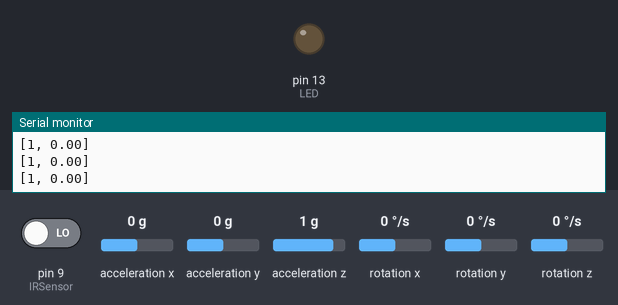
The sketch below on a simulated Arduino Uno, built with avr-gcc and run on an emulated ATmega328P. On the bench: output pins drawn as LEDs (lit = HIGH), the last lines printed to the serial monitor. The test bench sets the inputs (shaded band); at power-on: pin 9 (IRSensor) LOW, acceleration x 0 g, acceleration y 0 g, acceleration z 1 g, rotation x 0 °/s, rotation y 0 °/s, rotation z 0 °/s.

Above: at 3.2 s.
3.3 s: pin 9 (IRSensor) driven HIGH
At 4.7 s:
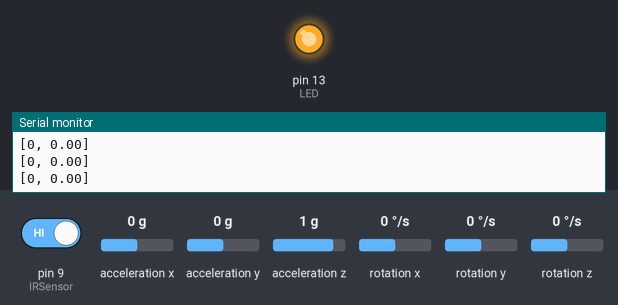
5.0 s: pin 9 (IRSensor) driven LOW
At 6.3 s:
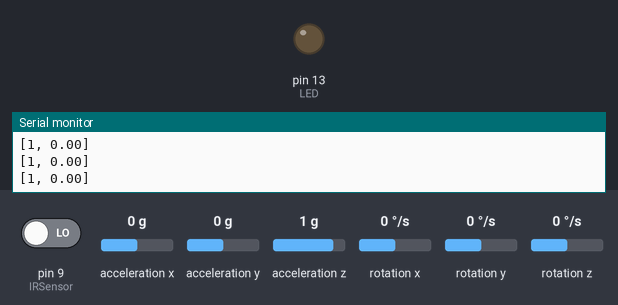
Timing chart, 0 to 8.0 s (numbered marks = the images above; inputs shaded):
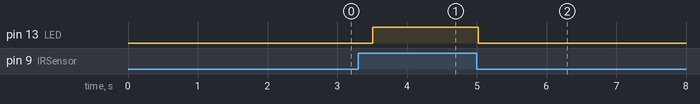

Measured:
- after the input at 3.3 s, pin 13 (LED): LOW → HIGH after 0.21 s
- after the input at 5.0 s, pin 13 (LED): HIGH → LOW at once

The sketch:

CombinedIR_MPU.ino
```cpp
 #include "Wire.h"
 #include <MPU6050_light.h>
 MPU6050 mpu(Wire);
 unsigned long timer = 0;
 int IRSensor = 9; // connect IR sensor module to Arduino pin D9
 int LED = 13; // connect LED to Arduino pin 13
 int sensorStatus = LOW; //NO OBSTACLE
 void setup() {
   Serial.begin(9600);
   Wire.begin();
   pinMode(IRSensor, INPUT); // IR Sensor pin INPUT
   pinMode(LED, OUTPUT); // LED Pin Output
   byte status = mpu.begin();
   Serial.print(F("MPU6050 status: "));
   Serial.println(status);
   while (status != 0) { } // stop everything if could not connect to MPU6050
 Serial.println(F("Calculating offsets, do not move MPU6050"));
   delay(1000);
   mpu.calcOffsets(); // gyro and accelero
   Serial.println("Done!\n");
 }
 void loop() {
   mpu.update();
   int Init_z = mpu.getAngleZ();
 if ((millis() - timer) > 250) { // print data every 10ms
     int sensorStatusInt = 0;
     sensorStatus = digitalRead(IRSensor); // Set the GPIO as Input
      if (sensorStatus == HIGH) // Check if the pin high or not
      {
        // if the pin is high turn off the onboard Led
        digitalWrite(LED, HIGH); // LED LOW
        sensorStatusInt = 0;
        Serial.print("[0, " + String(mpu.getAngleZ()) + "]");
        Serial.println();
      }
      else  {
        //else turn on the onboard LED
        digitalWrite(LED, LOW); // LED High
        sensorStatusInt = 1;
        Serial.print("[1, " + String(mpu.getAngleZ()) + "]");
        Serial.println();
      }

     timer = millis();
   }
 }
```
